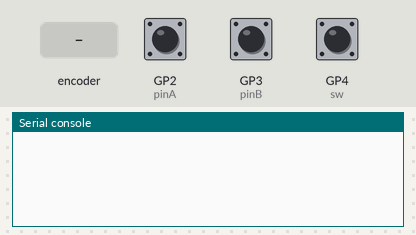
Bench run of a program on a simulated Raspberry Pi Pico running MicroPython. Parts: the last lines printed to the serial console. The inputs (shaded band) are chosen by the test bench; at power-on: GP4 (sw) HIGH, GP2 (pinA) HIGH, GP3 (pinB) HIGH.

Above: at 1.2 s.
1.3 s: rotary encoder on GP2 (pinA) / GP3 (pinB) turned 1 step (first pin leading)
At 2.0 s:
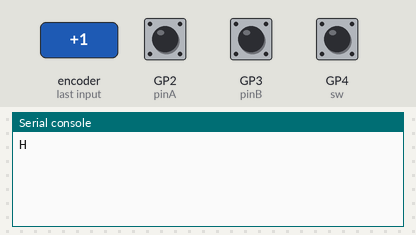
3.0 s: GP4 (sw) pulled LOW for 0.15 s
At 3.4 s:
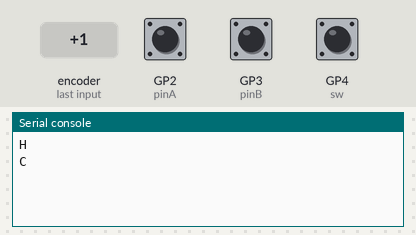
4.6 s: rotary encoder on GP2 (pinA) / GP3 (pinB) turned 2 steps (second pin leading)
At 5.6 s:
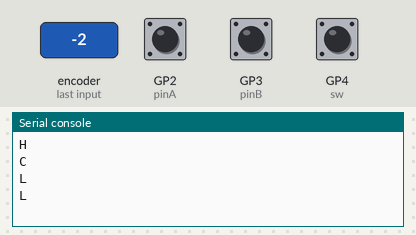

Measured:
- after the input at 1.3 s, the serial console: prints a new line after 0.05 s (image 1)
- after the input at 3.0 s, the serial console: prints a new line at once (image 2)
- after the input at 4.6 s, the serial console: prints a new line after 0.08 s (image 3)

The program:

roate-output.py
```python
from machine import Pin
import time

# --- ピン割り当て（例: GP14=A 相、GP15=B 相）---
pinA = Pin(2, Pin.IN, Pin.PULL_UP)
pinB = Pin(3, Pin.IN, Pin.PULL_UP)
sw   = Pin(4, Pin.IN, Pin.PULL_UP)

# 前回の A 相の状態を記憶
last_state = pinA.value()

def rotary_irq(pin):
    global last_state
    current_state = pinA.value()
    # A 相の立ち上がりを検出
    if last_state == 0 and current_state == 1:
        # B 相の状態で回転方向を判定
        if pinB.value() == 0:
            print('H')  # B=0 → 右回転
        else:
            print('L')  # B=1 → 左回転
    last_state = current_state

def sw_input(pin):
    time.sleep_ms(20)
    if sw.value() == 0:
        print("C")

# 割り込み設定：A 相の立ち上がりのみでも可
pinA.irq(trigger=Pin.IRQ_RISING | Pin.IRQ_FALLING, handler=rotary_irq)
sw.irq(trigger=Pin.IRQ_FALLING, handler=sw_input)

# メインループは何もしない（割り込み動作）
while True:
    time.sleep(1)
```
